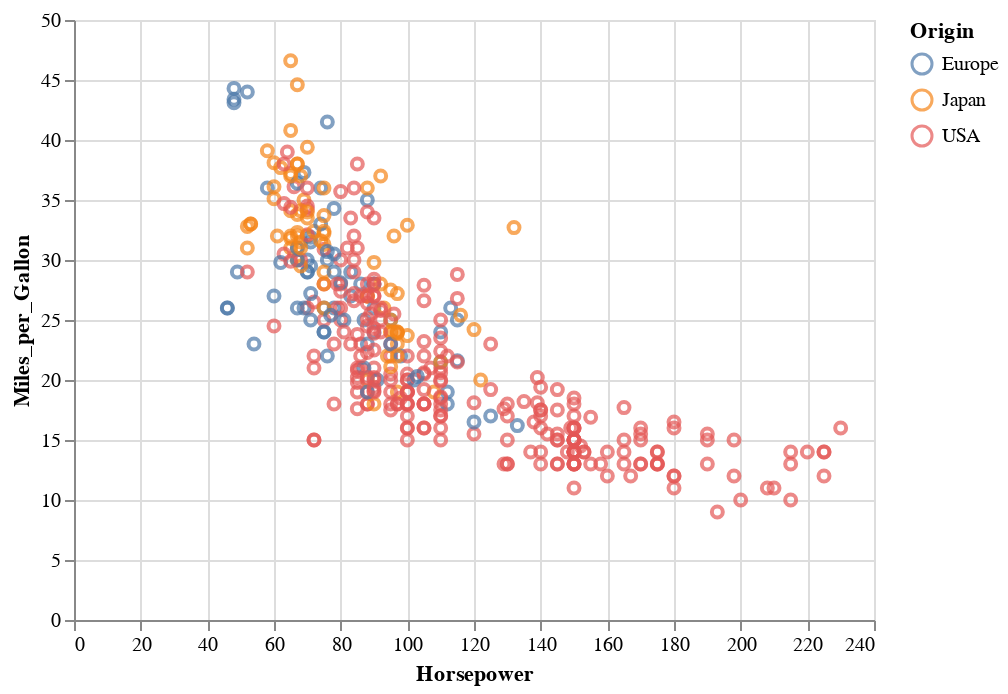

Source (notebook cell):
### Markdown cell above
しかし, @fig-alt のように Altair は表示されない? 公式の用例^[<https://jjallaire.github.io/visualization-curriculum/altair_introduction.html>]はいろいろと設定が必要そう

### Code cell
#| label: fig-alt
#| fig-cap: "Altair を使用したインタラクティブなグラフ"

import altair as alt
from vega_datasets import data
cars = data.cars()
alt.Chart(cars).mark_point().encode(
    x='Horsepower',
    y='Miles_per_Gallon',
    color='Origin',
    tooltip=['Name', 'Origin'] # show Name and Origin in a tooltip
).interactive()

### Figure 1 — Vega-Lite specification as saved in the notebook (floating-point values rounded to 4 significant figures; data arrays with more than 128 entries replaced by an {"elided": "..."} marker saying what was removed)
{"config": {"view": {"continuousWidth": 400, "continuousHeight": 300}}, "data": {"name": "data-f02450ab61490a1363517a0190416235"}, "mark": "point", "encoding": {"color": {"type": "nominal", "field": "Origin"}, "tooltip": [{"type": "nominal", "field": "Name"}, {"type": "nominal", "field": "Origin"}], "x": {"type": "quantitative", "field": "Horsepower"}, "y": {"type": "quantitative", "field": "Miles_per_Gallon"}}, "selection": {"selector001": {"type": "interval", "bind": "scales", "encodings": ["x", "y"]}}, "$schema": "https://vega.github.io/schema/vega-lite/v4.8.1.json", "datasets": {"data-f02450ab61490a1363517a0190416235": {"elided": "406 records"}}}
